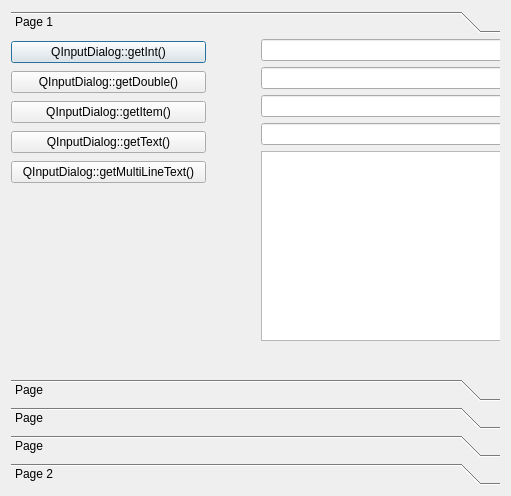
<?xml version="1.0" encoding="UTF-8"?>
<ui version="4.0">
 <class>Dialog</class>
 <widget class="QDialog" name="Dialog">
  <property name="geometry">
   <rect>
    <x>0</x>
    <y>0</y>
    <width>511</width>
    <height>496</height>
   </rect>
  </property>
  <property name="windowTitle">
   <string>Dialog</string>
  </property>
  <layout class="QVBoxLayout" name="verticalLayout">
   <item>
    <widget class="QToolBox" name="toolBox">
     <property name="currentIndex">
      <number>0</number>
     </property>
     <widget class="QWidget" name="page">
      <property name="geometry">
       <rect>
        <x>0</x>
        <y>0</y>
        <width>493</width>
        <height>328</height>
       </rect>
      </property>
      <attribute name="label">
       <string>Page 1</string>
      </attribute>
      <widget class="QWidget" name="">
       <property name="geometry">
        <rect>
         <x>0</x>
         <y>0</y>
         <width>195</width>
         <height>146</height>
        </rect>
       </property>
       <layout class="QGridLayout" name="gridLayout">
        <item row="0" column="0">
         <widget class="QPushButton" name="btnInputInt">
          <property name="text">
           <string>QInputDialog::getInt()</string>
          </property>
         </widget>
        </item>
        <item row="1" column="0">
         <widget class="QPushButton" name="btnInputDouble">
          <property name="text">
           <string>QInputDialog::getDouble()</string>
          </property>
         </widget>
        </item>
        <item row="2" column="0">
         <widget class="QPushButton" name="btnInputItem">
          <property name="text">
           <string>QInputDialog::getItem()</string>
          </property>
         </widget>
        </item>
        <item row="3" column="0">
         <widget class="QPushButton" name="btnInputText">
          <property name="text">
           <string>QInputDialog::getText()</string>
          </property>
         </widget>
        </item>
        <item row="4" column="0">
         <widget class="QPushButton" name="btnInputMultilineText">
          <property name="text">
           <string>QInputDialog::getMultiLineText()</string>
          </property>
         </widget>
        </item>
       </layout>
      </widget>
      <widget class="QWidget" name="">
       <property name="geometry">
        <rect>
         <x>250</x>
         <y>0</y>
         <width>258</width>
         <height>302</height>
        </rect>
       </property>
       <layout class="QGridLayout" name="gridLayout_2">
        <item row="3" column="0">
         <widget class="QLineEdit" name="inputTextEdit"/>
        </item>
        <item row="0" column="0">
         <widget class="QLineEdit" name="inputIntEdit"/>
        </item>
        <item row="2" column="0">
         <widget class="QLineEdit" name="inputItemEdit"/>
        </item>
        <item row="1" column="0">
         <widget class="QLineEdit" name="inputDoubleEdit"/>
        </item>
        <item row="4" column="0">
         <widget class="QTextEdit" name="textEdit"/>
        </item>
       </layout>
      </widget>
     </widget>
     <widget class="QWidget" name="page_3">
      <property name="geometry">
       <rect>
        <x>0</x>
        <y>0</y>
        <width>493</width>
        <height>328</height>
       </rect>
      </property>
      <attribute name="label">
       <string>Page</string>
      </attribute>
     </widget>
     <widget class="QWidget" name="page_4">
      <property name="geometry">
       <rect>
        <x>0</x>
        <y>0</y>
        <width>493</width>
        <height>328</height>
       </rect>
      </property>
      <attribute name="label">
       <string>Page</string>
      </attribute>
     </widget>
     <widget class="QWidget" name="page_5">
      <property name="geometry">
       <rect>
        <x>0</x>
        <y>0</y>
        <width>493</width>
        <height>328</height>
       </rect>
      </property>
      <attribute name="label">
       <string>Page</string>
      </attribute>
     </widget>
     <widget class="QWidget" name="page_2">
      <property name="geometry">
       <rect>
        <x>0</x>
        <y>0</y>
        <width>493</width>
        <height>328</height>
       </rect>
      </property>
      <attribute name="label">
       <string>Page 2</string>
      </attribute>
     </widget>
    </widget>
   </item>
  </layout>
 </widget>
 <resources/>
 <connections/>
</ui>
